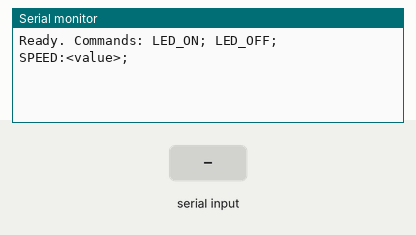
Bench run of a sketch on a simulated Raspberry Pi Pico. On the bench: the last lines printed to the serial monitor. The test bench sets the inputs (shaded band).

Above: at 1.2 s.
1.3 s: ";" received over Serial
At 2.1 s:
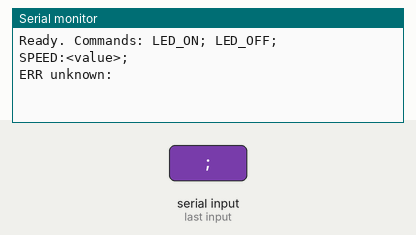
2.8 s: "SPEED:;45\n" received over Serial
At 3.2 s:
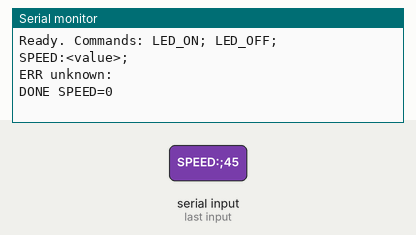
4.3 s: "90;45\n" received over Serial
At 5.5 s:
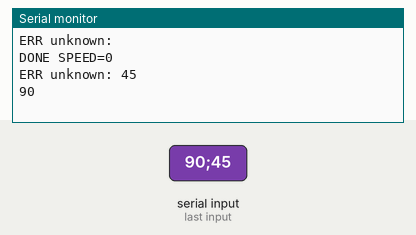
5.8 s: "SPEED:;45\n" received over Serial
At 6.7 s:
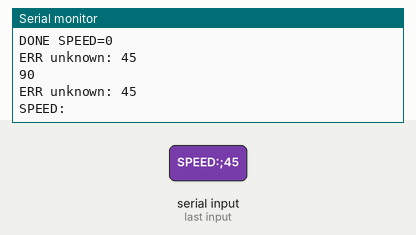

Measured:
- after the input at 1.3 s, the serial monitor: prints a new line at once (image 1)
- after the input at 2.8 s, the serial monitor: prints a new line at once (image 2)
- after the input at 4.3 s, the serial monitor: prints a new line at once (image 3)
- after the input at 5.8 s, the serial monitor: prints a new line at once (image 4)

The sketch:

serial_cmd_191.ino
```cpp
// snippet: serial_cmd_191
// tags: serial, command, parser, uart
// boards: avr, esp32, megaavr, nano33iot, romi32u4, rp2040
// library: none
// description: Multi-command protocol: commands terminate with semicolon
// prompts: multi-command, protocol, commands, terminate, semicolon, accumulate
// verified: compile-only
// source: kd-generated (id 191)
// exact-include: Arduino.h

#ifndef LED_BUILTIN
#define LED_BUILTIN 2  // ESP32 core may not define it (rule_led_builtin)
#endif

#include <Arduino.h>

char cmdBuf[64];
int cmdIdx = 0;

void setup() {
  Serial.begin(9600);
  Serial.println("Ready. Commands: LED_ON; LED_OFF; SPEED:<value>;");
}

void processCommand(const String& cmd) {
  if (cmd == "LED_ON")  { digitalWrite(LED_BUILTIN, HIGH); Serial.println("DONE"); }
  else if (cmd == "LED_OFF") { digitalWrite(LED_BUILTIN, LOW); Serial.println("DONE"); }
  else if (cmd.startsWith("SPEED:")) {
    int val = cmd.substring(6).toInt();
    Serial.print("DONE SPEED="); Serial.println(val);
  } else {
    Serial.print("ERR unknown: "); Serial.println(cmd);
  }
}

void loop() {
  while (Serial.available()) {
    char c = Serial.read();
    if (c == ';') {
      cmdBuf[cmdIdx] = '\0';
      processCommand(String(cmdBuf));
      cmdIdx = 0;
    } else if (cmdIdx < 63) {
      cmdBuf[cmdIdx++] = c;
    }
  }
}
```
